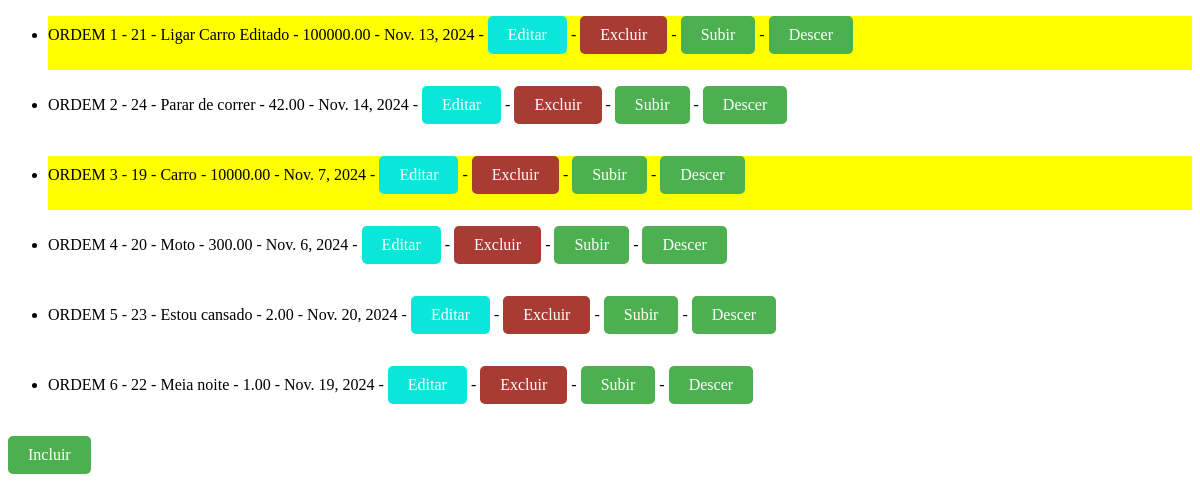
/core/, run on the app's committed database.
### core/models.py (models this page shows, shortened)
class Tarefa(models.Model):
    nomeTarefa = models.CharField(max_length=40,unique=True)
    custo = models.DecimalField(max_digits=8,decimal_places=2)
    dataLimite = models.DateField()
    ordemApresentacao = models.IntegerField(unique=True,blank=True, null=True)

### core/views.py (the view)
# urls.py: 2. Add a URL to urlpatterns:  path('', views.home, name='home')
def home(request):
    tarefas = Tarefa.objects.all().order_by('ordemApresentacao')
    return render(request, "index.html", {"tarefas": tarefas})

### core/templates/index.html (shortened to what this page needs)
{% load static %}
<!DOCTYPE html>
<html lang="en">
<head>
</head>
<body>
    <ul>
        {% for tarefa in tarefas %}
            {% if tarefa.custo < 1000 %}
                <li style="margin-bottom: 1em;">
                    ORDEM {{tarefa.ordemApresentacao}} - {{tarefa.id}} - {{tarefa.nomeTarefa}} - {{tarefa.custo}} - {{tarefa.dataLimite}}
                    - <a href="{% url 'edit' tarefa.id %}" class="btnEditar">Editar</a>
                    - <a href="{% url 'delete' tarefa.id %} " onclick="return confirm('Deseja deletar esta tarefa?');" class="btnExcluir">Excluir</a>
                    - <a href="{% url 'subir' tarefa.ordemApresentacao %}" class="btn">Subir</a>
                    - <a href="{% url 'descer' tarefa.ordemApresentacao %}" class="btn">Descer</a>
                </li>
            {% else %}
                <li style="background-color: yellow;margin-bottom: 1em">
                    ORDEM {{tarefa.ordemApresentacao}} - {{tarefa.id}} - {{tarefa.nomeTarefa}} - {{tarefa.custo}} - {{tarefa.dataLimite}}
                    - <a href="{% url 'edit' tarefa.id %}" class="btnEditar">Editar</a>
                    - <a href="{% url 'delete' tarefa.id %} " onclick="return confirm('Deseja deletar esta tarefa?');" class="btnExcluir">Excluir</a>
                    - <a href="{% url 'subir' tarefa.ordemApresentacao %}" class="btn">Subir</a>
                    - <a href="{% url 'descer' tarefa.ordemApresentacao %}" class="btn">Descer</a>
                </li>
            {% endif %}
        {% endfor %}
    </ul>
    <a  href="{% url 'incluir' %}" class="btn">Incluir</a>
</body>
</html>

### core/templates/index.html (style rules this page uses)
.btn { margin-bottom: 1em; display: inline-block; padding: 10px 20px; background-color: #4CAF50; color: white; text-align: center; text-decoration: none; border-radius: 5px; }
.btnEditar { margin-bottom: 1em; display: inline-block; padding: 10px 20px; background-color: #0be6db; color: white; text-align: center; text-decoration: none; border-radius: 5px; }
.btnExcluir { margin-bottom: 1em; display: inline-block; padding: 10px 20px; background-color: #a83b33; color: white; text-align: center; text-decoration: none; border-radius: 5px; }

### data on the page
Tarefa: ordemApresentacao "1", id "21", nomeTarefa "Ligar Carro Editado", custo "100000.00", dataLimite "Nov. 13, 2024"
Tarefa: ordemApresentacao "2", id "24", nomeTarefa "Parar de correr", custo "42.00", dataLimite "Nov. 14, 2024"
Tarefa: ordemApresentacao "3", id "19", nomeTarefa "Carro", custo "10000.00", dataLimite "Nov. 7, 2024"
Tarefa: ordemApresentacao "4", id "20", nomeTarefa "Moto", custo "300.00", dataLimite "Nov. 6, 2024"
Tarefa: ordemApresentacao "5", id "23", nomeTarefa "Estou cansado", custo "2.00", dataLimite "Nov. 20, 2024"
Tarefa: ordemApresentacao "6", id "22", nomeTarefa "Meia noite", custo "1.00", dataLimite "Nov. 19, 2024"
